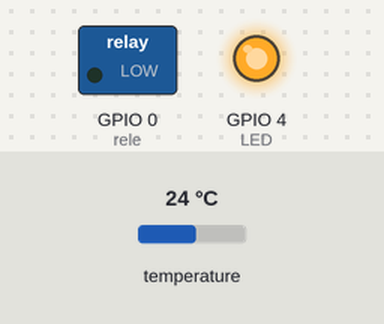
The program below on a simulated ESP8266 (NodeMCU). Parts: switched loads named in the program (green lamp = pin HIGH), output pins drawn as LEDs (lit = HIGH). Inputs (shaded band) come from the test bench; at power-on: temperature 24 °C. WiFi joins after 1.5 s; servers stay silent unless stated; what the program prints to the serial monitor is not drawn.

Above: at 2.7 s.
2.8 s: temperature set to 18.8 °C
4.3 s: temperature set to 17.6 °C
At 5.3 s:
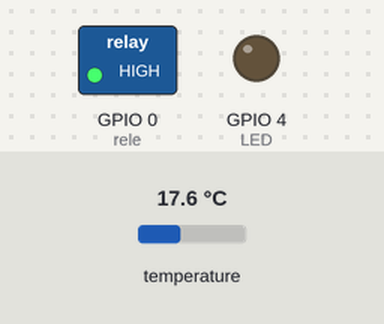
8.3 s: temperature set to 18.3 °C
9.8 s: temperature set to 19.4 °C
At 11.1 s:
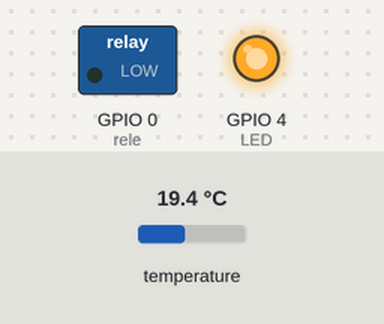
11.4 s: temperature set to 12 °C
At 12.2 s:
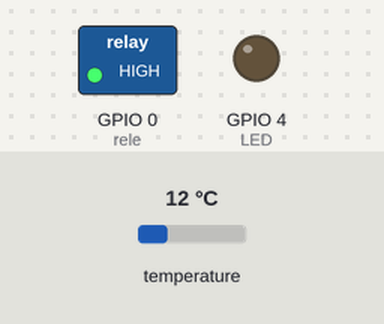
Timing chart, 0 to 13.9 s (numbered marks = the images above; inputs shaded):
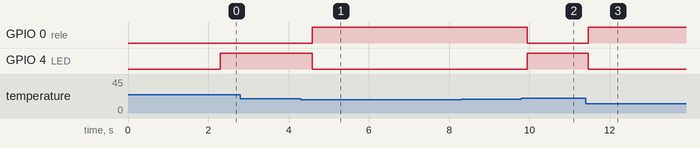

Measured:
- the behaviour switches between 18 and 17.9 °C on temperature (found by bisection; images 0 and 1)
- the behaviour switches between 18.9 and 19 °C on temperature (found by bisection; images 1 and 2)
- after the input at 2.8 s, every drawn part: stays the same
- after the input at 4.3 s, GPIO 0 (rele): LOW → HIGH after 0.29 s; GPIO 4 (LED): HIGH → LOW after 0.29 s
- after the input at 8.3 s, every drawn part: stays the same
- after the input at 9.8 s, GPIO 0 (rele): HIGH → LOW after 0.14 s; GPIO 4 (LED): LOW → HIGH after 0.14 s
- after the input at 11.4 s, GPIO 0 (rele): LOW → HIGH after 0.07 s; GPIO 4 (LED): HIGH → LOW after 0.07 s

The program:

main.cpp
```cpp
#include <ESP8266WiFi.h>       // Servidor Wifi
#include <ESP8266WebServer.h>  // WebServer
#include <WiFiClient.h>        // Cliente Wifi
#include <ArduinoJson.h>       //Serializa e desserializa Json
#include <OneWire.h>           // Sensor um fio
#include <DallasTemperature.h> //Sensor Dallas usado o DS18B20
#include <ArduinoOTA.h>

IPAddress staticIP(192, 168, 2, 200); //ESP static ip
IPAddress gateway(192, 168, 2, 1);    //IP Address of your WiFi Router (Gateway)
IPAddress subnet(255, 255, 255, 0);   //Subnet mask
IPAddress dns(181, 213, 132, 2);      //DNS

ESP8266WebServer server(80);
const char *wifiName = "LINO-WIFI";
const char *wifiPass = "22051974";

const int oneWireBus = 5;            // D1 GPIO onde o sensor está conectado
OneWire oneWire(oneWireBus);         // Objeto oneWire para comunicação com o sensor
DallasTemperature sensors(&oneWire); // Passando a referencia do sensor Dallas para o objeto onewire
//Conexões rele
const int LED = 4;  //D2  GPIO4
const int rele = 0; //D3  GPIO0

float temperaturaEsperada = 18;

void getTemperatura()
{
  sensors.requestTemperatures();
  float temperaturaAtual = sensors.getTempCByIndex(0);
  Serial.print("Get: ");
  Serial.print(temperaturaAtual);
  Serial.println(" ºC");

  const size_t capacity = JSON_ARRAY_SIZE(3) + 5 * JSON_OBJECT_SIZE(2);
  DynamicJsonDocument doc(capacity);

  JsonObject Atual = doc.createNestedObject("Atual");
  Atual["Temperatura"] = temperaturaAtual;
  Atual["Setup"] = temperaturaEsperada;

  JsonArray Rampas = doc.createNestedArray("Rampas");

  JsonObject Rampas_0 = Rampas.createNestedObject();
  Rampas_0["temperatura"] = 10;
  Rampas_0["data"] = "2020-04-30";

  JsonObject Rampas_1 = Rampas.createNestedObject();
  Rampas_1["temperatura"] = 0;
  Rampas_1["data"] = "2020-05-05";

  JsonObject Rampas_2 = Rampas.createNestedObject();
  Rampas_2["temperatura"] = -0.5;
  Rampas_2["data"] = "2020-05-10";

  String json;
  serializeJson(doc, json);
  server.sendHeader("Access-Control-Allow-Origin", "*");
  server.send(200, "application/json", json);
}

void setTemperatura()
{
  const size_t capacity = JSON_ARRAY_SIZE(3) + 5 * JSON_OBJECT_SIZE(2);
  DynamicJsonDocument doc(capacity);
  DeserializationError error = deserializeJson(doc, server.arg("plain"));
  Serial.println(server.arg("plain"));
  server.sendHeader("Access-Control-Allow-Origin", "*");
  if (error)
  {
    server.send(400, "application/json", "{\"msg\":\"Erro no request\"");
    return;
  }
  temperaturaEsperada = doc["Setup"];
  server.send(200, "application/json", server.arg("plain"));
}
void setRampa()
{
  String retorno = "Nada";
  if (server.hasArg("plain") == true)
  {
    retorno = server.arg("plain");
  }
  server.sendHeader("Access-Control-Allow-Origin", "*");
  server.send(200, "application/json", "{\"Recebido\":" + retorno + "}");
}
void handleRoot()
{
  server.sendHeader("Access-Control-Allow-Origin", "*");
  server.send(200, "text/plain", "Hello world!"); // Send HTTP status 200 (Ok) and send some text to the browser/client
}

void handleNotFound()
{
  server.sendHeader("Access-Control-Allow-Origin", "*");
  server.send(404, "text/plain", "404: Not found"); // Send HTTP status 404 (Not Found) when there's no handler for the URI in the request
}

void setup(void)
{
  Serial.begin(115200); // Start the Serial communication to send messages to the computer
  delay(10);
  Serial.println();
  Serial.println("Iniciando... ");
  Serial.printf("Conectando a rede wifi: %s ", wifiName);
  WiFi.config(staticIP, subnet, gateway, dns);
  WiFi.begin(wifiName, wifiPass);
  while (WiFi.status() != WL_CONNECTED)
  {
    delay(250);
    Serial.print('.');
  }
  ArduinoOTA.onStart([]() {
    String type;
    if (ArduinoOTA.getCommand() == U_FLASH)
      type = "sketch";
    else // U_SPIFFS
      type = "filesystem";

    // NOTE: if updating SPIFFS this would be the place to unmount SPIFFS using SPIFFS.end()
    Serial.println("Start updating " + type);
  });
  ArduinoOTA.onEnd([]() {
    Serial.println("\nEnd");
  });
  ArduinoOTA.onProgress([](unsigned int progress, unsigned int total) {
    Serial.printf("Progress: %u%%\r", (progress / (total / 100)));
  });
  ArduinoOTA.onError([](ota_error_t error) {
    Serial.printf("Error[%u]: ", error);
    if (error == OTA_AUTH_ERROR) Serial.println("Auth Failed");
    else if (error == OTA_BEGIN_ERROR) Serial.println("Begin Failed");
    else if (error == OTA_CONNECT_ERROR) Serial.println("Connect Failed");
    else if (error == OTA_RECEIVE_ERROR) Serial.println("Receive Failed");
    else if (error == OTA_END_ERROR) Serial.println("End Failed");
  });
  ArduinoOTA.begin();
  Serial.println("Ready OTA ESP8266");
  Serial.println('\n');
  Serial.print("Conectado a: ");
  Serial.print(WiFi.SSID());
  Serial.println('\n');
  Serial.print("Endereço IP: ");
  Serial.print(WiFi.localIP());
  Serial.println('\n');

  Serial.println('\n');
  Serial.print("Inicializando o Sensor na porta: ");
  Serial.print(oneWireBus);
  Serial.println('\n');
  sensors.begin();
  Serial.println("Inicializando o rele: ");
  Serial.print("Rele: ");
  pinMode(rele, OUTPUT);
  pinMode(LED, OUTPUT);
  Serial.println("Ok");

  // Chama a função 'handleRoot' quando buscar o endereço 'http://enderecoControlador'
  server.on("/", handleRoot);

  // Chama a função 'getTemperatura' quando buscar o endereço 'http://enderecoControlador/temperatura' e usar método GET
  server.on("/temperatura", HTTP_GET, getTemperatura);

  //  Chama a função 'setTemperatura' quando buscar o endereço 'http://enderecoControlador/temperatura' e usar método POST
  server.on("/temperaturaPost", HTTP_POST, setTemperatura);

  //  Chama a função 'setRampa' quando buscar o endereço 'http://enderecoControlador/rampa' e usar método POST
  server.on("/rampa", HTTP_POST, setRampa);

  // Retorna um 404 quando tiver uma url desconhecida
  server.onNotFound(handleNotFound);

  server.begin(); //Inicializa o servidor
  Serial.println("Servidor HTTP inicializado");
}

void loop(void)
{
  ArduinoOTA.handle();
  server.handleClient();
  sensors.requestTemperatures();
  float temperaturaAtual = (int)sensors.getTempCByIndex(0);

  if (temperaturaAtual >= temperaturaEsperada + 1)
  {
    // Serial.print("Liga: ");
    // Serial.println(temperaturaAtual);
    digitalWrite(rele, LOW);
    digitalWrite(LED, HIGH);
    return;
  }
  if (temperaturaAtual <= temperaturaEsperada - 1)
  {
    // Serial.print("Liga: ");
    // Serial.println(temperaturaAtual);
    digitalWrite(rele, HIGH);
    digitalWrite(LED, LOW);
    return;
  }
}
```
